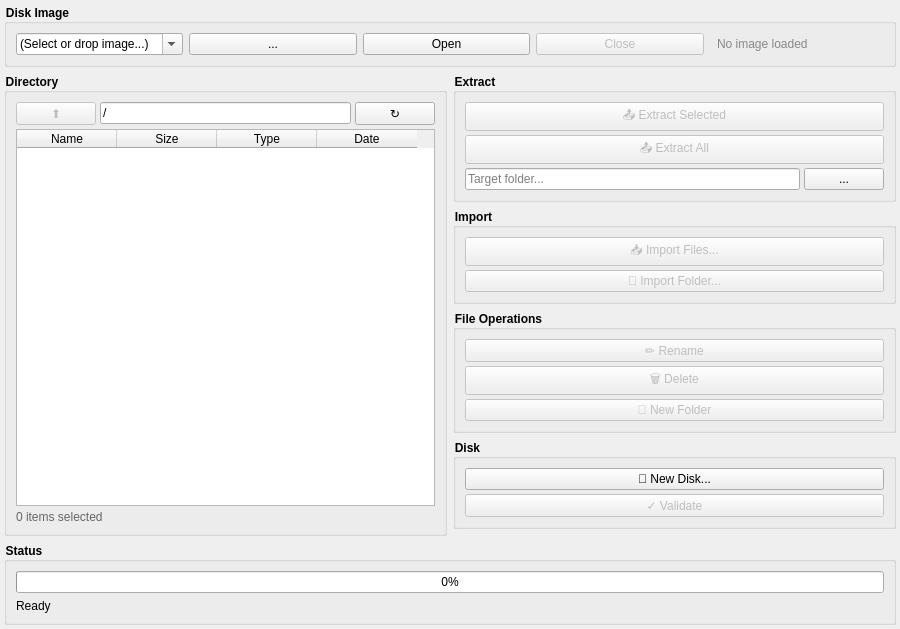
<?xml version="1.0" encoding="UTF-8"?>
<ui version="4.0">
 <class>TabExplorer</class>
 <widget class="QWidget" name="TabExplorer">
  <property name="geometry">
   <rect><x>0</x><y>0</y><width>900</width><height>600</height></rect>
  </property>
  <layout class="QVBoxLayout" name="verticalLayout_main">
   <property name="leftMargin"><number>4</number></property>
   <property name="topMargin"><number>4</number></property>
   <property name="rightMargin"><number>4</number></property>
   <property name="bottomMargin"><number>4</number></property>
   <property name="spacing"><number>6</number></property>
   
   <!-- IMAGE SELECTION -->
   <item>
    <widget class="QGroupBox" name="groupImage">
     <property name="title"><string>Disk Image</string></property>
     <property name="styleSheet"><string>QGroupBox { font-weight: bold; }</string></property>
     <property name="maximumHeight"><number>70</number></property>
     <layout class="QHBoxLayout">
      <item>
       <widget class="QComboBox" name="comboRecentImages">
        <property name="minimumWidth"><number>300</number></property>
        <property name="editable"><bool>true</bool></property>
        <item><property name="text"><string>(Select or drop image...)</string></property></item>
       </widget>
      </item>
      <item>
       <widget class="QPushButton" name="btnBrowseImage">
        <property name="text"><string>...</string></property>
        <property name="maximumWidth"><number>30</number></property>
       </widget>
      </item>
      <item>
       <widget class="QPushButton" name="btnOpenImage">
        <property name="text"><string>Open</string></property>
        <property name="maximumWidth"><number>70</number></property>
       </widget>
      </item>
      <item>
       <widget class="QPushButton" name="btnCloseImage">
        <property name="text"><string>Close</string></property>
        <property name="maximumWidth"><number>70</number></property>
        <property name="enabled"><bool>false</bool></property>
       </widget>
      </item>
      <item><spacer><property name="orientation"><enum>Qt::Horizontal</enum></property></spacer></item>
      <item>
       <widget class="QLabel" name="labelImageInfo">
        <property name="text"><string>No image loaded</string></property>
        <property name="styleSheet"><string>color: #888;</string></property>
       </widget>
      </item>
     </layout>
    </widget>
   </item>
   
   <!-- MAIN CONTENT: File List + Actions -->
   <item>
    <layout class="QHBoxLayout" name="mainContent">
     <property name="spacing"><number>6</number></property>
     
     <!-- FILE LIST -->
     <item>
      <widget class="QGroupBox" name="groupFiles">
       <property name="title"><string>Directory</string></property>
       <property name="styleSheet"><string>QGroupBox { font-weight: bold; }</string></property>
       <layout class="QVBoxLayout">
        <property name="spacing"><number>4</number></property>
        <!-- Path / Breadcrumb -->
        <item>
         <layout class="QHBoxLayout">
          <item>
           <widget class="QPushButton" name="btnUp">
            <property name="text"><string>⬆</string></property>
            <property name="maximumWidth"><number>30</number></property>
            <property name="enabled"><bool>false</bool></property>
           </widget>
          </item>
          <item>
           <widget class="QLineEdit" name="editPath">
            <property name="text"><string>/</string></property>
            <property name="readOnly"><bool>true</bool></property>
           </widget>
          </item>
          <item>
           <widget class="QPushButton" name="btnRefresh">
            <property name="text"><string>↻</string></property>
            <property name="maximumWidth"><number>30</number></property>
           </widget>
          </item>
         </layout>
        </item>
        <!-- File Table -->
        <item>
         <widget class="QTableWidget" name="tableFiles">
          <property name="columnCount"><number>4</number></property>
          <property name="selectionBehavior"><enum>QAbstractItemView::SelectRows</enum></property>
          <property name="selectionMode"><enum>QAbstractItemView::ExtendedSelection</enum></property>
          <property name="alternatingRowColors"><bool>true</bool></property>
          <property name="sortingEnabled"><bool>true</bool></property>
          <column><property name="text"><string>Name</string></property></column>
          <column><property name="text"><string>Size</string></property></column>
          <column><property name="text"><string>Type</string></property></column>
          <column><property name="text"><string>Date</string></property></column>
         </widget>
        </item>
        <!-- Selection Info -->
        <item>
         <widget class="QLabel" name="labelSelection">
          <property name="text"><string>0 items selected</string></property>
          <property name="styleSheet"><string>color: #666;</string></property>
         </widget>
        </item>
       </layout>
      </widget>
     </item>
     
     <!-- ACTIONS -->
     <item>
      <layout class="QVBoxLayout" name="actionsLayout">
       <property name="spacing"><number>6</number></property>
       
       <!-- EXTRACT -->
       <item>
        <widget class="QGroupBox" name="groupExtract">
         <property name="title"><string>Extract</string></property>
         <property name="styleSheet"><string>QGroupBox { font-weight: bold; }</string></property>
         <property name="maximumWidth"><number>180</number></property>
         <layout class="QVBoxLayout">
          <property name="spacing"><number>4</number></property>
          <item>
           <widget class="QPushButton" name="btnExtractSelected">
            <property name="text"><string>📤 Extract Selected</string></property>
            <property name="enabled"><bool>false</bool></property>
           </widget>
          </item>
          <item>
           <widget class="QPushButton" name="btnExtractAll">
            <property name="text"><string>📤 Extract All</string></property>
            <property name="enabled"><bool>false</bool></property>
           </widget>
          </item>
          <item>
           <layout class="QHBoxLayout">
            <item>
             <widget class="QLineEdit" name="editExtractPath">
              <property name="placeholderText"><string>Target folder...</string></property>
             </widget>
            </item>
            <item>
             <widget class="QPushButton" name="btnBrowseExtract">
              <property name="text"><string>...</string></property>
              <property name="maximumWidth"><number>30</number></property>
             </widget>
            </item>
           </layout>
          </item>
         </layout>
        </widget>
       </item>
       
       <!-- IMPORT -->
       <item>
        <widget class="QGroupBox" name="groupImport">
         <property name="title"><string>Import</string></property>
         <property name="styleSheet"><string>QGroupBox { font-weight: bold; }</string></property>
         <property name="maximumWidth"><number>180</number></property>
         <layout class="QVBoxLayout">
          <property name="spacing"><number>4</number></property>
          <item>
           <widget class="QPushButton" name="btnImportFiles">
            <property name="text"><string>📥 Import Files...</string></property>
            <property name="enabled"><bool>false</bool></property>
           </widget>
          </item>
          <item>
           <widget class="QPushButton" name="btnImportFolder">
            <property name="text"><string>📁 Import Folder...</string></property>
            <property name="enabled"><bool>false</bool></property>
           </widget>
          </item>
         </layout>
        </widget>
       </item>
       
       <!-- FILE OPERATIONS -->
       <item>
        <widget class="QGroupBox" name="groupFileOps">
         <property name="title"><string>File Operations</string></property>
         <property name="styleSheet"><string>QGroupBox { font-weight: bold; }</string></property>
         <property name="maximumWidth"><number>180</number></property>
         <layout class="QVBoxLayout">
          <property name="spacing"><number>4</number></property>
          <item>
           <widget class="QPushButton" name="btnRename">
            <property name="text"><string>✏️ Rename</string></property>
            <property name="enabled"><bool>false</bool></property>
           </widget>
          </item>
          <item>
           <widget class="QPushButton" name="btnDelete">
            <property name="text"><string>🗑️ Delete</string></property>
            <property name="enabled"><bool>false</bool></property>
           </widget>
          </item>
          <item>
           <widget class="QPushButton" name="btnNewFolder">
            <property name="text"><string>📁 New Folder</string></property>
            <property name="enabled"><bool>false</bool></property>
           </widget>
          </item>
         </layout>
        </widget>
       </item>
       
       <!-- DISK OPERATIONS -->
       <item>
        <widget class="QGroupBox" name="groupDiskOps">
         <property name="title"><string>Disk</string></property>
         <property name="styleSheet"><string>QGroupBox { font-weight: bold; }</string></property>
         <property name="maximumWidth"><number>180</number></property>
         <layout class="QVBoxLayout">
          <property name="spacing"><number>4</number></property>
          <item>
           <widget class="QPushButton" name="btnNewDisk">
            <property name="text"><string>💾 New Disk...</string></property>
           </widget>
          </item>
          <item>
           <widget class="QPushButton" name="btnValidate">
            <property name="text"><string>✓ Validate</string></property>
            <property name="enabled"><bool>false</bool></property>
           </widget>
          </item>
         </layout>
        </widget>
       </item>
       
       <item><spacer><property name="orientation"><enum>Qt::Vertical</enum></property></spacer></item>
      </layout>
     </item>
     
    </layout>
   </item>
   
   <!-- STATUS BAR -->
   <item>
    <widget class="QGroupBox" name="groupStatus">
     <property name="title"><string>Status</string></property>
     <property name="styleSheet"><string>QGroupBox { font-weight: bold; }</string></property>
     <property name="maximumHeight"><number>80</number></property>
     <layout class="QVBoxLayout">
      <item>
       <widget class="QProgressBar" name="progressBar">
        <property name="value"><number>0</number></property>
        <property name="maximumHeight"><number>20</number></property>
       </widget>
      </item>
      <item>
       <widget class="QLabel" name="labelStatus">
        <property name="text"><string>Ready</string></property>
       </widget>
      </item>
     </layout>
    </widget>
   </item>
   
  </layout>
 </widget>
 <resources/>
 <connections/>
</ui>
